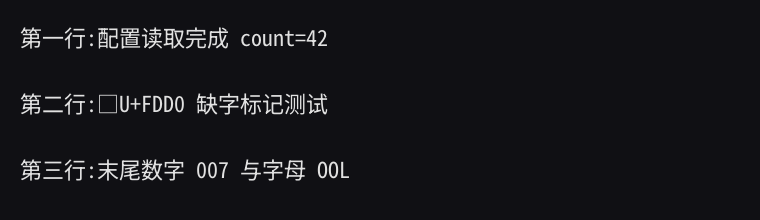
#> input picture tests/fixtures/judge-2026-11-01/judge1.png, 760 x 220 px
$ python analyze.py ../tests/fixtures/judge-2026-11-01/judge1.png   (older library calls are emulated)
#> lines starting #> are read from the running program, lines starting #| are printed output that depends on the picture; after the words box and inside, x2 and y2 are one past the last pixel; in counts of white or black regions, pixels touching at a corner belong together
#!/usr/bin/env python3
"""pi-look analyzer — Lane 0 (pixel stats) + Lane 1 (RapidOCR, PP-OCRv6) in one shot.

Prints a single JSON object to stdout. Exit codes: 0 ok, 2 usage, 3 image error.

Lane 0 measures objective, pixel-level facts only (dimensions, dominant
colors, estimated text rows via horizontal projection). It never interprets.
Lane 1 runs RapidOCR (the `rapidocr` package; `rapidocr-onnxruntime` is EOL)
and reports per-line confidence. Tofu markers (□, U+FDD0..U+FDEF, U+FFFD)
are counted in the *recognized text*, where they are unambiguous characters
— not guessed from pixels.

Usage: analyze.py [--stats-only | --relay] <image> [tier]
  --stats-only: skip OCR; --relay: output the normalized image as base64 PNG
  tier: v6-small (default, bundled in the wheel, offline) | v6-medium
        | v5-mobile | v5-server | v4-mobile   (non-bundled tiers download
        on first use; invalid tiers fall back to v6-small)
Known v6 rec quirk: fullwidth punctuation may be normalized to halfwidth
(：→:); spacing between CJK and latin runs is preserved as recognized.
"""
import base64
import io
import json
import sys
from colorsys import rgb_to_hsv

try:
    import numpy as np
    from PIL import Image, ImageOps
except ImportError as e:
    print(
        f"pi-look analyzer deps missing ({e}). Install for this interpreter, e.g.:\n"
        "  uv pip install -r scripts/requirements.txt",
        file=sys.stderr,
    )
    sys.exit(3)


def _otsu(gray: "np.ndarray") -> tuple[int, bool]:
    """Otsu threshold (t, valid). valid=False on unimodal images (no split
    reduces within-class variance) — callers must treat ink as empty."""
    hist = np.bincount(gray.ravel(), minlength=256).astype(np.float64)
    total = float(gray.size)
    sum_all = float((np.arange(256) * hist).sum())
    w_b = 0.0
    sum_b = 0.0
    best_t, best_var = 0, -1.0
    for t in range(256):
        w_b += hist[t]
        if w_b == 0:
            continue
        w_f = total - w_b
        if w_f == 0:
            break
        sum_b += t * hist[t]
        var_between = w_b * w_f * (sum_b / w_b - (sum_all - sum_b) / w_f) ** 2
        if var_between > best_var:
            best_var, best_t = var_between, t
    return best_t, best_var > 0


def _sobel_mag(gray: "np.ndarray") -> "np.ndarray":
    """Sobel gradient magnitude (pure numpy slicing, no scipy/cv2)."""
    g = gray.astype(np.float32)
    gx = np.zeros_like(g)
    gy = np.zeros_like(g)
    gx[1:-1, 1:-1] = (g[:-2, 2:] + 2 * g[1:-1, 2:] + g[2:, 2:]) - (g[:-2, :-2] + 2 * g[1:-1, :-2] + g[2:, :-2])
    gy[1:-1, 1:-1] = (g[2:, :-2] + 2 * g[2:, 1:-1] + g[2:, 2:]) - (g[:-2, :-2] + 2 * g[:-2, 1:-1] + g[:-2, 2:])
    return np.hypot(gx, gy)


def _blob_stats(mask: "np.ndarray") -> dict | None:
    """Run-based connected components over the ink mask (union-find +
    two-pointer overlap). Returns compact objective facts: count, dominant
    size class, area uniformity, horizontal skew. None when nothing or the
    mask is noise-dense (>20k runs — photos)."""
    h, w = mask.shape
    parent: list[int] = []
    runs: list[tuple[int, int, int]] = []  # (start, end, row)

    def find(i: int) -> int:
        while parent[i] != i:
            parent[i] = parent[parent[i]]
            i = parent[i]
        return i

    prev: list[int] = []  # run indexes of the previous row
    for y in range(h):
        row = mask[y]
        d = np.diff(np.concatenate(([0], row.astype(np.int8), [0])))
        starts = np.flatnonzero(d == 1)
        if len(runs) + len(starts) > 20000:
            return None
        ends = np.flatnonzero(d == -1)
        cur: list[int] = []
        for s, e in zip(starts.tolist(), ends.tolist()):
            idx = len(runs)
            runs.append((s, e, y))
            parent.append(idx)
            cur.append(idx)
        # two-pointer union with overlapping previous-row runs (both sorted by start)
        pi = 0
        for idx in cur:
            s0, e0, _ = runs[idx]
            while pi < len(prev) and runs[prev[pi]][1] <= s0:
                pi += 1
            pj = pi
            while pj < len(prev) and runs[prev[pj]][0] < e0:
                ri, rj = find(idx), find(prev[pj])
                if ri != rj:
                    parent[ri] = rj
                pj += 1
        prev = cur
    if not runs:
        return None

    area: dict[int, int] = {}
    cxw: dict[int, int] = {}  # centroid-x weight (sum of run center × length)
    for i, (s, e, y) in enumerate(runs):
        r = find(i)
        area[r] = area.get(r, 0) + (e - s)
        cxw[r] = cxw.get(r, 0) + (s + e) // 2 * (e - s)
    kept = {r: a for r, a in area.items() if a >= 8}
    if not kept:
        return None
    total_px = w * h
    classes = {"small": 0, "medium": 0, "large": 0}
    areas = []
    for a in kept.values():
        areas.append(a)
        classes["small" if a < 0.01 * total_px else "medium" if a < 0.08 * total_px else "large"] += 1
    size = max(classes, key=lambda k: classes[k])
    arr = np.array(areas, dtype=np.float64)
    uniform = bool(arr.std() / arr.mean() < 0.5) if len(arr) > 2 else None
    centroid = sum(cxw[r] for r in kept) / sum(kept.values())
    skew = "left" if centroid < 0.35 * w else "right" if centroid > 0.65 * w else None
    return {"count": len(kept), "size": size, "uniform": uniform, "skew": skew}


def _hex(c) -> str:
    r, g, b = (int(max(0, min(255, round(float(v))))) for v in c)
    return f"#{r:02x}{g:02x}{b:02x}"


def _projection_bands(coverage: "np.ndarray") -> list[list[int]]:
    """Merge active spans separated by up to three blank pixels."""
    bands: list[list[int]] = []
    for pos in np.flatnonzero(coverage > 0.02).tolist():
        if bands and pos - bands[-1][1] <= 4:
            bands[-1][1] = pos
        else:
            bands.append([pos, pos])
    return bands


def _is_solid_row_band(band: "np.ndarray") -> bool:
    """Each scanline must have one aligned run at least half the image wide."""
    width = band.shape[1]
    lengths = band.sum(axis=1)
    if np.any(lengths * 2 < width):
        return False
    left = band.argmax(axis=1)
    right = width - band[:, ::-1].argmax(axis=1)
    return bool(np.all(right - left == lengths) and np.ptp(left) <= 2 and np.ptp(right) <= 2)


def _structure(rgb480: "np.ndarray", gray: "np.ndarray", mask: "np.ndarray", valid: bool, bands: list[list[int]], h: int, small: Image.Image) -> dict:
    """Objective structure facts derived from pixels: bg/ink separation,
    colorfulness, grayscale, accent colors, column bands, row-gap regularity,
    and a density/hue grid thumbnail. Never interprets."""
    out: dict = {}
    f = rgb480.astype(np.float32)
    if valid and mask.any():
        out["bg"] = _hex(f[~mask].mean(axis=0))
        out["ink"] = _hex(f[mask].mean(axis=0))
    else:
        out["bg"] = _hex(f.mean(axis=(0, 1)))
        out["ink"] = None

    rg = f[..., 0] - f[..., 1]
    yb = 0.5 * (f[..., 0] + f[..., 1]) - f[..., 2]
    cf = float(np.sqrt(rg.std() ** 2 + yb.std() ** 2) + 0.3 * np.sqrt(rg.mean() ** 2 + yb.mean() ** 2))
    out["colorfulness"] = "low" if cf < 15 else "medium" if cf < 45 else "high"
    spread = f.max(axis=2) - f.min(axis=2)
    out["gray"] = bool(np.percentile(spread, 95) < 8)

    # Accent: saturated, small-share palette colors (12-color quantize).
    try:
        q12 = small.quantize(colors=12)
        pal = q12.getpalette() or []
        for cnt, idx in sorted(q12.getcolors() or [], reverse=True):
            base = idx * 3
            if base + 2 >= len(pal) or len(out.get("accent", [])) >= 2:
                break
            r, g, b = float(pal[base]), float(pal[base + 1]), float(pal[base + 2])
            mx, mn = max(r, g, b), min(r, g, b)
            share = cnt / (small.size[0] * small.size[1])
            if mx <= 0 or (mx - mn) / mx < 0.35 or not (0.005 <= share <= 0.15):
                continue
            out.setdefault("accent", []).append({"hex": f"#{int(r):02x}{int(g):02x}{int(b):02x}", "share": round(share, 3)})
    except Exception:
        pass

    # Merge per-character gaps before dropping bands narrower than 5%.
    xbands = _projection_bands(mask.mean(axis=0))
    xbands = [b for b in xbands if (b[1] - b[0]) >= 0.05 * mask.shape[1]]
    out["columns"] = min(len(xbands), 5) if len(xbands) >= 2 else 1

    out["blobs"] = _blob_stats(mask) if valid else None

    # Row-gap regularity (display scale = original px).
    gh, gw = mask.shape
    if len(bands) >= 3:
        gaps = np.diff([start for start, _ in bands])
        out["rowGap"] = int(round(float(np.median(gaps)) * h / gh))
        out["rowGapRegular"] = bool(float(gaps.std() / gaps.mean()) < 0.15)

    # Hue uses RGB contrast independently of the grayscale ink mask.
    image_rgb = np.asarray(small).mean(axis=(0, 1))
    edge = _sobel_mag(gray) > 48
    cn, rn = min(8, max(1, gw // 40)), min(6, max(1, gh // 40))
    rows = []
    for r in range(rn):
        s = ""
        for c in range(cn):
            ys, ye = r * gh // rn, (r + 1) * gh // rn
            xs, xe = c * gw // cn, (c + 1) * gw // cn
            cell = mask[ys:ye, xs:xe]
            d = float(cell.mean()) if cell.size else 0.0
            de = float(edge[ys:ye, xs:xe].mean()) if cell.size else 0.0
            mean_rgb = f[ys:ye, xs:xe].mean(axis=(0, 1))
            hue, saturation, _ = rgb_to_hsv(*(mean_rgb / 255))
            if saturation > 0.30 and np.abs(mean_rgb - image_rgb).max() >= 10:
                s += "RYGCBM"[int(hue * 6 + 0.5) % 6]
            elif de >= 0.10:
                s += "≡"
            else:
                s += "·" if d < 0.05 else "░" if d < 0.2 else "▒" if d < 0.5 else "▓" if d < 0.8 else "█"
        rows.append(s)
    out["grid"] = {"cols": cn, "rows": rn, "cells": rows}
    return out


def _normalize_image(img: Image.Image) -> tuple[Image.Image, bool]:
    """Shared RGB pixels and whether the original needs re-encoding for VLM."""
    oriented = img.getexif().get(274) in range(2, 9)
    if oriented:
        ImageOps.exif_transpose(img, in_place=True)
    if img.has_transparency_data:
        rgba = img if img.mode == "RGBA" else img.convert("RGBA")
        alpha = rgba.getchannel("A")
        if alpha.getextrema()[0] < 255:
            # Estimate visible brightness with a small, alpha-weighted sample.
            # A contrasting matte keeps both light and dark glyphs legible.
            sample = rgba.resize((min(img.width, 160), min(img.height, 160)), Image.Resampling.BOX)
            weights = np.asarray(sample.getchannel("A"))
            lightness = np.asarray(sample.convert("L"))
            matte = 255 if not weights.any() or np.average(lightness, weights=weights) < 128 else 0
            rgb = Image.new("RGB", img.size, (matte, matte, matte))
            rgb.paste(rgba, mask=alpha)
            return rgb, True
    return (img if img.mode == "RGB" else img.convert("RGB")), oriented


def lane0(img: Image.Image) -> dict:
    rgb = img if img.mode == "RGB" else img.convert("RGB")
    w, h = rgb.size
    # Dominant colors via downscaled quantize (fast, good enough for hints).
    small = rgb.resize((min(w, 160), min(h, 160)))
    q = small.quantize(colors=6)
    palette = q.getpalette() or []
    counts = sorted(q.getcolors() or [], reverse=True)[:3]
    dom = []
    for cnt, idx in counts:
        base = idx * 3
        if base + 2 < len(palette):
            r, g, b = palette[base : base + 3]
            dom.append({"hex": f"#{r:02x}{g:02x}{b:02x}", "share": round(cnt / (small.size[0] * small.size[1]), 3)})
    # Text-row estimate: horizontal projection of "ink" (dark on light or
    # light on dark) density, then count row-bands above a threshold.
    # Vectorized numpy; ink cut at the Otsu threshold (adaptive, replaces the
    # old fixed 150/70 cuts that broke on low-contrast antialiasing).
    gray_img = rgb.convert("L").resize((min(w, 480), min(h, 480)))
    gray = np.asarray(gray_img, dtype=np.uint8)
    dark_bg = bool(gray.mean() < 128)
    t, valid = _otsu(gray)
    if not valid:
        mask = np.zeros(gray.shape, dtype=bool)
    else:
        # `<=` on light bg: Otsu's t can sit exactly on the dark mode's bin
        # (variance plateau), and a strict `<` would drop the whole mode.
        mask = gray > t if dark_bg else gray <= t
    bands = _projection_bands(mask.mean(axis=1))
    return {
        "width": w,
        "height": h,
        "theme": "dark" if dark_bg else "light",
        "dominantColors": dom,
        "estimatedTextRows": len(bands),
        "solidRowBands": sum(1 for start, end in bands if _is_solid_row_band(mask[start:end+1])),
        **_structure(np.asarray(rgb.resize(gray_img.size)), gray, mask, valid, bands, h, small),
    }


def _is_tofu(ch: str) -> bool:
    cp = ord(ch)
    return ch == "□" or ch == "\ufffd" or 0xFDD0 <= cp <= 0xFDEF


# [90 lines left out: functions _cjk_ratio, _reading_order, _detect_tables, not called in this run]


def lane1(img: Image.Image, tier: str = "v6-small") -> dict:
    try:
        from rapidocr import RapidOCR, EngineType, ModelType, OCRVersion

        tiers = {
            "v6-small": (OCRVersion.PPOCRV6, ModelType.SMALL),
            "v6-medium": (OCRVersion.PPOCRV6, ModelType.MEDIUM),
            "v5-mobile": (OCRVersion.PPOCRV5, ModelType.MOBILE),
            "v5-server": (OCRVersion.PPOCRV5, ModelType.SERVER),
            "v4-mobile": (OCRVersion.PPOCRV4, ModelType.MOBILE),
        }
        version, model_type = tiers.get(tier, tiers["v6-small"])
        params = {}
        for stage in ("Det", "Rec"):
            params[f"{stage}.engine_type"] = EngineType.ONNXRUNTIME
            params[f"{stage}.ocr_version"] = version
            params[f"{stage}.model_type"] = model_type
        result = RapidOCR(params=params)(img)
    except Exception as e:
        return {"available": False, "error": f"rapidocr unavailable: {e}", "lines": [], "avgConf": None, "text": "", "tofuCount": 0}
    # numpy arrays: `or []` triggers ambiguous-truth ValueError — test against None
    txts = list(result.txts) if result.txts is not None else []
    scores = list(result.scores) if result.scores is not None else []
    boxes = list(result.boxes) if result.boxes is not None else []
    lines = []
    tofu = 0
    for text, conf, box in zip(txts, scores, boxes):
        try:
            text = str(text)
            conf = float(conf)
            pts = [(float(p[0]), float(p[1])) for p in box]
            xs, ys = [p[0] for p in pts], [p[1] for p in pts]
            b = [int(min(xs)), int(min(ys)), int(max(xs)), int(max(ys))]
        except Exception:
            continue
        tofu += sum(1 for c in text if _is_tofu(c))
        lines.append({"conf": round(conf, 3), "text": text, "box": b, "cjk": _cjk_ratio(text)})
    ordered, columns = _reading_order(lines)
    lines = [lines[i] for i in ordered]
    tables = _detect_tables(lines)
    total_chars = sum(len(l["text"]) for l in lines)
    cjk_share = round(sum(l["cjk"] * len(l["text"]) for l in lines) / total_chars, 3) if total_chars else 0.0
    avg = round(sum(l["conf"] for l in lines) / len(lines), 3) if lines else None
    joined = "\n".join(l["text"] for l in lines)
    return {
        "available": True,
        "tier": tier,
        "lines": lines,
        "avgConf": avg,
        "text": joined,
        "tofuCount": tofu,
        "columns": columns,
        "cjkShare": cjk_share,
        "tables": tables,
    }


def main() -> int:
    args = sys.argv[1:]
    mode = args.pop(0) if args and args[0] in ("--stats-only", "--relay") else None
    if len(args) not in (1, 2) or (mode is not None and len(args) != 1):
        print("usage: analyze.py [--stats-only | --relay] <image> [tier]", file=sys.stderr)
        return 2
    try:
        with Image.open(args[0]) as src:
#> src is the input picture: PIL image 760x220 RGB; mean R, G, B 22.4, 22.4, 26.2
            src.load()
            mime = Image.MIME.get(src.format)
            img, normalized = _normalize_image(src)
#> in _normalize_image, `oriented = img.getexif().get(274) in range(2, 9)`: oriented = False
#> normalized = False
    except Exception as e:
        print(json.dumps({"error": f"cannot open image: {e}"}))
        return 3
    if mode == "--relay":
        png = io.BytesIO()
        img.save(png, format="PNG")
        print(json.dumps({"data": base64.b64encode(png.getbuffer()).decode("ascii")}))
        return 0
    out = {"stats": lane0(img), "image": {"mimeType": mime or "image/png", "normalized": normalized or mime is None}}
#> in lane0, `small = rgb.resize((min(w, 160), min(h, 160)))`:
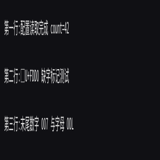
#> small: PIL image 160x160 RGB; mean R, G, B 22.4, 22.4, 26.2
#> in lane0, `palette = q.getpalette() or []`: palette = [149, 149, 150, 92, 92, 94, 47, 47, 50, 16, 16, 21, 16, 16, 20, 12, 12, 16]
#> in lane0, `counts = sorted(q.getcolors() or [], reverse=True)[:3]`: counts = [(22570, 4), (941, 1), (693, 2)]
#> the loop in lane0, `for cnt, idx in counts:` made 3 passes
#> (cnt, idx, base, r, g, b) on passes 1 to 3: (22570, 4, 12, 16, 16, 20), (941, 1, 3, 92, 92, 94), (693, 2, 6, 47, 47, 50)
#> after the loop in lane0, `for cnt, idx in counts:`: dom = 3 items
#> in lane0, `gray_img = rgb.convert("L").resize((min(w, 480), min(h, 480)))`:
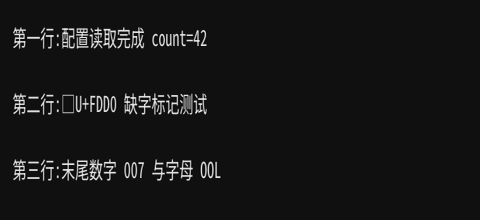
#> gray_img: PIL image 480x220 L; min 0, max 236, mean 22.4
#> in lane0, `dark_bg = bool(gray.mean() < 128)`: dark_bg = True
#> in _otsu, `hist = np.bincount(gray.ravel(), minlength=256).astype(np.float64)`: hist = 256 values, max 96935 at index 16, min 0 at index 237, mean 412.5
#> in _otsu, `sum_all = float((np.arange(256) * hist).sum())`: sum_all = 2361685
#> the loop in _otsu, `for t in range(256):` made 237 passes
#> (w_b, w_f, sum_b, var_between, best_var) on passes 1 to 3: (6, 105594, 0, 316924600.2, 316924600.2), (9, 105591, 3, 461334698, 461334698), (19, 105581, 23, 898001733.5, 898001733.5)
#> after the loop in _otsu, `for t in range(256):`: best_t = 91; best_var = 9.1e+12; sum_b = 2361213; w_b = 105600
#> in lane0, `t, valid = _otsu(gray)`: t = 91; valid = True
#> in lane0, `mask = gray > t if dark_bg else gray <= t`:
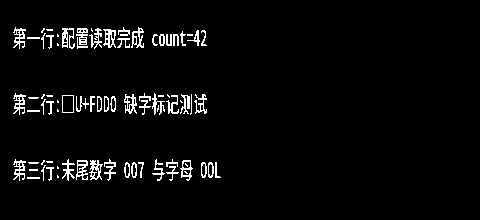
#> mask: shape (220, 480) bool; 3.8% white in thin lines or dots, all inside (x1, y1, x2, y2) = (13, 27, 221, 181)
#> the loop in _projection_bands, `for pos in np.flatnonzero(coverage > 0.02).tolist():` made 61 passes
#> pos on passes 1 to 8: 28, 29, 30, 31, 32, 33, 34, 35
#> after the loop in _projection_bands, `for pos in np.flatnonzero(coverage > 0.02).tolist():`: bands = [[28, 47], [94, 113], [160, 180]]
#> in _is_solid_row_band, `lengths = band.sum(axis=1)`: lengths = 20 values, max 96 at index 6, min 34 at index 0, mean 68.1
#> in _hex, `r, g, b = (int(max(0, min(255, round(float(v))))) for v in c)`: r = 17; b = 21
#> in _structure, `yb = 0.5 * (f[..., 0] + f[..., 1]) - f[..., 2]`:
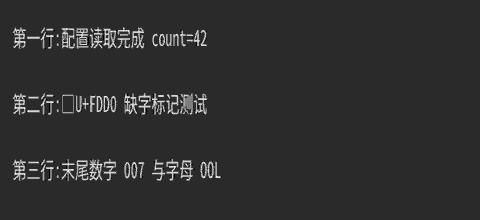
#> yb: shape (220, 480) float32; min -5, max 1, mean -3.88; drawn with min black and max white
#> in _structure, `cf = float(np.sqrt(rg.std() ** 2 + yb.std() ** 2) + 0.3 * np.sqrt(rg.m..`: cf = 1.76
#> in _structure, `spread = f.max(axis=2) - f.min(axis=2)`:
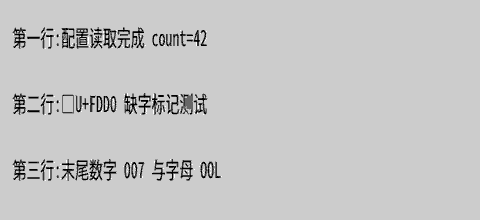
#> spread: shape (220, 480) float32; min 0, max 5, mean 3.88; drawn with min black and max white
#> in _structure, `pal = q12.getpalette() or []`: pal = 36 values, max 177 at index 2, min 10 at index 33, mean 61.31
#> the loop in _structure, `for cnt, idx in sorted(q12.getcolors() or [], reverse=True):` made 12 passes
#> (cnt, idx, base, r, g, b, mx, mn) on passes 1 to 8: (22390, 9, 27, 16, 16, 20, 20, 16), (451, 10, 30, 14, 14, 18, 18, 14), (347, 3, 9, 84, 84, 87, 87, 84), (331, 2, 6, 99, 99, 101, 101, 99), (321, 11, 33, 10, 10, 14, 14, 10), (298, 5, 15, 55, 55, 58, 58, 55), (298, 1, 3, 122, 122, 124, 124, 122), (294, 6, 18, 38, 38, 41, 41, 38)
#> after the loop in _structure, `for cnt, idx in sorted(q12.getcolors() or [], reverse=True):`: out = {'bg': '#111115', 'ink': '#a7a7a8', 'colorfulness': 'low', 'gray': True}
#> the loop in _projection_bands (call 2), `for pos in np.flatnonzero(coverage > 0.02).tolist():` made 179 passes
#> pos on passes 1 to 3: 13, 14, 15
#> in _structure, `xbands = _projection_bands(mask.mean(axis=0))`: xbands = [[13, 216]]
#> the loop in _blob_stats, `for i, (s, e, y) in enumerate(runs):` made 1531 passes
#> (s, e, y) on passes 1 to 3: (15, 16, 27), (123, 124, 27), (138, 139, 27)
#> the loop in _blob_stats, `for a in kept.values():` made 71 passes
#> a on passes 1 to 8: 132, 36, 129, 10, 140, 120, 75, 13
#> in _sobel_mag, `gy[1:-1, 1:-1] = (g[2:, :-2] + 2 * g[2:, 1:-1] + g[2:, 2:]) - (g[:-2, ..`:
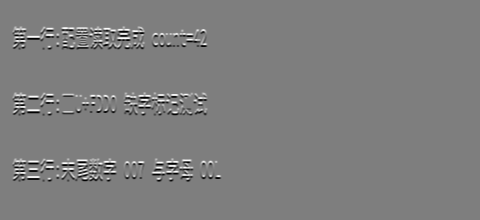
#> gy: shape (220, 480) float32; min -846, max 854, mean 0; drawn with min black and max white
#> in _structure, `edge = _sobel_mag(gray) > 48`:
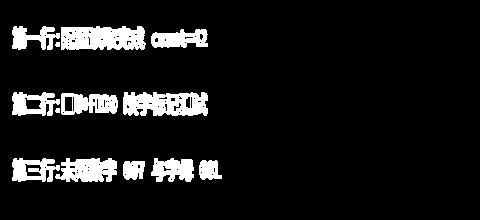
#> edge: shape (220, 480) bool; 9.3% white; 13 white regions, largest, box (x1, y1, x2, y2) and area: (61, 26, 146, 50) 1757, (123, 92, 208, 116) 1636, (55, 158, 117, 182) 1118
    if mode != "--stats-only":
        out["ocr"] = lane1(img, args[1] if len(args) == 2 else "v6-small")
    print(json.dumps(out, ensure_ascii=False))
    return 0


if __name__ == "__main__":
    sys.exit(main())
#> (the call stopped at in lane1, `result = RapidOCR(params=params)(img)`: rapidocr is not available in this run)
